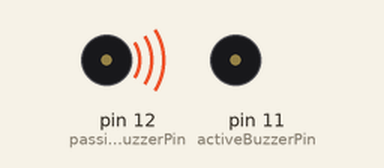
A sketch run on a simulated Arduino Uno, built with avr-gcc and run on an emulated ATmega328P. Shown: buzzer (waves = sounding, pin HIGH).

Above: at 0.5 s.
Timing chart, 0 to 3.0 s (numbered marks = the images above):
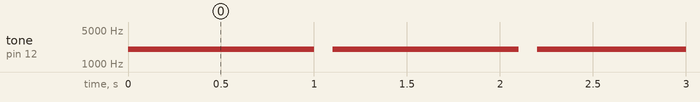

The sketch:

Project_BuzzerTesting.ino
```cpp
const int activeBuzzerPin = 11;
const int passiveBuzzerPin = 12;
void setup()
{
  pinMode(activeBuzzerPin, OUTPUT);
  pinMode(passiveBuzzerPin, OUTPUT);
}

void loop()
{
  // for the passive buzzer
  digitalWrite(activeBuzzerPin, HIGH);
  digitalWrite(activeBuzzerPin, LOW);

  // for the active buzzer
  tone(passiveBuzzerPin, 2000, 1000);
  delay(1100);
}
```

Measured:
- by itself, tone on pin 12 (passiveBuzzerPin): alternates 2000 Hz for 1.0 s and silent for 0.10 s
